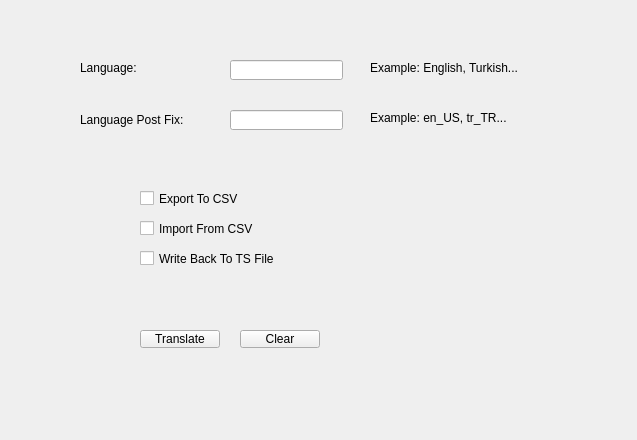
<?xml version="1.0" encoding="UTF-8"?>
<ui version="4.0">
 <class>MainWindow</class>
 <widget class="QMainWindow" name="MainWindow">
  <property name="geometry">
   <rect>
    <x>0</x>
    <y>0</y>
    <width>637</width>
    <height>440</height>
   </rect>
  </property>
  <property name="windowTitle">
   <string>MainWindow</string>
  </property>
  <widget class="QWidget" name="centralwidget">
   <widget class="QCheckBox" name="exportToCSVCheckBox">
    <property name="geometry">
     <rect>
      <x>140</x>
      <y>190</y>
      <width>121</width>
      <height>17</height>
     </rect>
    </property>
    <property name="text">
     <string>Export To CSV</string>
    </property>
   </widget>
   <widget class="QCheckBox" name="importFromCSVCheckBox">
    <property name="geometry">
     <rect>
      <x>140</x>
      <y>220</y>
      <width>121</width>
      <height>17</height>
     </rect>
    </property>
    <property name="text">
     <string>Import From CSV</string>
    </property>
   </widget>
   <widget class="QCheckBox" name="writeBackToTSCheckBox">
    <property name="geometry">
     <rect>
      <x>140</x>
      <y>250</y>
      <width>161</width>
      <height>17</height>
     </rect>
    </property>
    <property name="text">
     <string>Write Back To TS File</string>
    </property>
   </widget>
   <widget class="QPushButton" name="translateButton">
    <property name="geometry">
     <rect>
      <x>140</x>
      <y>330</y>
      <width>80</width>
      <height>18</height>
     </rect>
    </property>
    <property name="text">
     <string>Translate</string>
    </property>
   </widget>
   <widget class="QLineEdit" name="languageLineEdit">
    <property name="geometry">
     <rect>
      <x>230</x>
      <y>60</y>
      <width>113</width>
      <height>20</height>
     </rect>
    </property>
    <property name="text">
     <string/>
    </property>
   </widget>
   <widget class="QLineEdit" name="languagePostfixLineEdit">
    <property name="geometry">
     <rect>
      <x>230</x>
      <y>110</y>
      <width>113</width>
      <height>20</height>
     </rect>
    </property>
   </widget>
   <widget class="QLabel" name="label">
    <property name="geometry">
     <rect>
      <x>80</x>
      <y>60</y>
      <width>61</width>
      <height>16</height>
     </rect>
    </property>
    <property name="text">
     <string>Language:</string>
    </property>
   </widget>
   <widget class="QLabel" name="label_2">
    <property name="geometry">
     <rect>
      <x>80</x>
      <y>110</y>
      <width>111</width>
      <height>20</height>
     </rect>
    </property>
    <property name="text">
     <string>Language Post Fix: </string>
    </property>
   </widget>
   <widget class="QLabel" name="label_3">
    <property name="geometry">
     <rect>
      <x>370</x>
      <y>60</y>
      <width>161</width>
      <height>16</height>
     </rect>
    </property>
    <property name="text">
     <string>Example: English, Turkish...</string>
    </property>
   </widget>
   <widget class="QLabel" name="label_4">
    <property name="geometry">
     <rect>
      <x>370</x>
      <y>110</y>
      <width>141</width>
      <height>16</height>
     </rect>
    </property>
    <property name="text">
     <string>Example: en_US, tr_TR...</string>
    </property>
   </widget>
   <widget class="QPushButton" name="clearButton">
    <property name="geometry">
     <rect>
      <x>240</x>
      <y>330</y>
      <width>80</width>
      <height>18</height>
     </rect>
    </property>
    <property name="text">
     <string>Clear</string>
    </property>
   </widget>
  </widget>
 </widget>
 <resources/>
 <connections/>
</ui>
